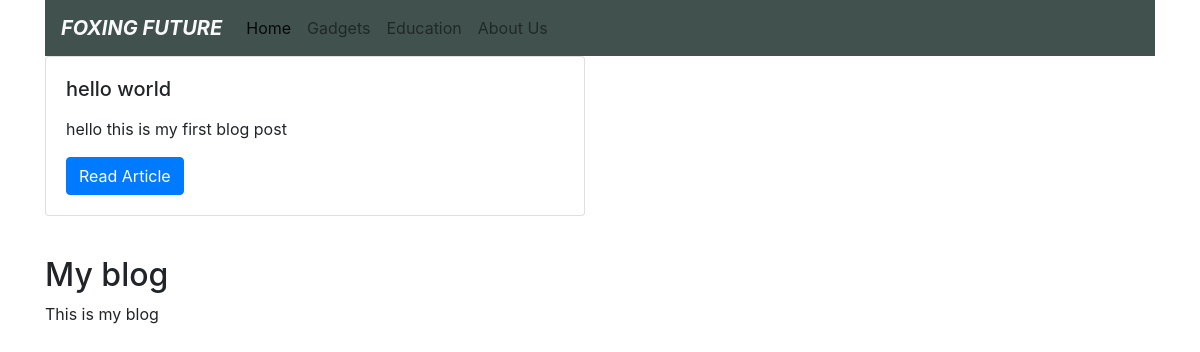
Page /blog/ on the earlier database version.
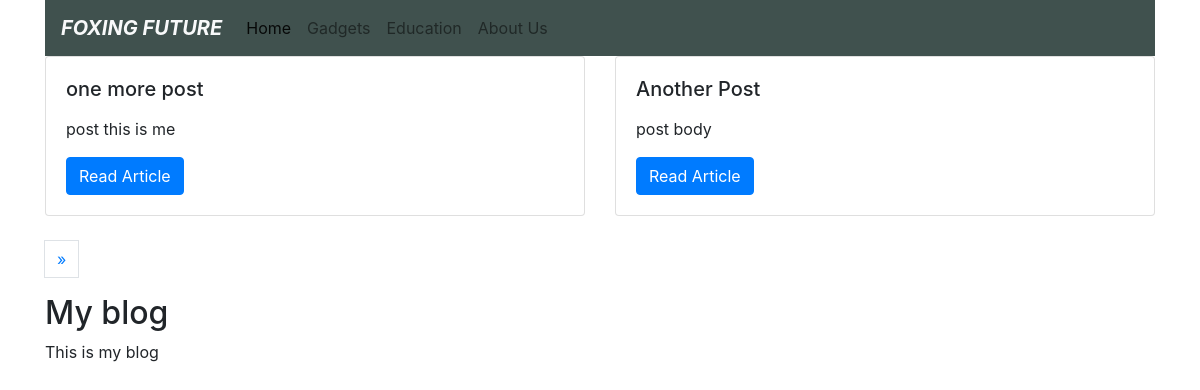
Same page on the later database version.
### blog/models.py (models this page shows, shortened)
class Post(models.Model):
    STATUS_CHOICES=(
        ('draft','Draft'),
        ('published','Published'),
    )
    SELECT_CATEGORY_POST=(('gadgets','Gadgets'),('machine learning','Machine Learning'),('events','Events'),('not','Not'))
    title=models.CharField(max_length=250)# it translates into varchar
    slug=models.SlugField(max_length=250,unique_for_date='publish')#this is used for building good looking urls, we have added the
    author=models.ForeignKey(User,on_delete=models.CASCADE
                                ,related_name='blog_posts')#many to one relationship. each post is written by a user and a user can write
    body=models.TextField()
    publish=models.DateTimeField(default=timezone.now)
    created=models.DateTimeField(auto_now_add=True)
    updated=models.DateTimeField(auto_now=True)
    status=models.CharField(max_length=10
                                ,choices=STATUS_CHOICES
                                ,default='draft')
    category=models.CharField(max_length=20,choices=SELECT_CATEGORY_POST,default='not')
    objects=models.Manager()#default manager
    published=PublishedManager()#custom manager
    def get_absolute_url(self):
        return reverse('blog:post_detail',args=[self.publish.year
                                                    ,self.publish.month
                                                    ,self.publish.day
                                                    ,self.slug])
    class Meta:
        ordering=('-publish',)

### blog/views.py (the view)
# urls.py: path('',views.PostListView.as_view(),name='post_list'),
class PostListView(ListView):
    queryset=Post.published.all()
    context_object_name='posts'
    paginate_by=2
    template_name='blog/post/list.html'

### blog/templates/blog/post/list.html
{% extends "blog/base.html" %}
{% block content %}
<div class="container">
<div class="row">
{% for post in posts %}
    <div class="col-sm-6">
      <div class="card">
        <div class="card-body">
          <h5 class="card-title" >{{post.title}} </h5>
          <p class="card-text">{{post.body |truncatewords:30|linebreaks }}</p>
          <a href="{{ post.get_absolute_url }}" class="btn btn-primary">Read Article</a>
        </div>
      </div>
    </div>
{%endfor%}
</div>
<br>
{% include "pagination.html" with page=page_obj %}
{%endblock%}

### blog/templates/blog/base.html (shortened to what this page needs)
{% load static %}
<!DOCTYPE html>
<html lang="en">
    <head>
        <link rel="stylesheet" href="https://stackpath.bootstrapcdn.com/bootstrap/4.4.1/css/bootstrap.min.css">
    </head>
    <body>
        <div class="container">
        <nav class="navbar  navbar-light navbar-expand-md" style="background-color: #40514e;">
            <a href="/blog/" class="navbar-brand text-uppercase font-italic text-light font-weight-bold">Foxing future</a>
            <div class="collapse navbar-collapse" id="navbarLinks">
              <ul class="navbar-nav">
                <li class="nav-item active">
                  <a href="#header" class="nav-link">Home</a>
                </li>
                <li class="nav-item">
                  <a href="#skills" class="nav-link">Gadgets</a>
                </li>
                <li class="nav-item">
                  <a href="#about" class="nav-link">Education</a>
                </li>
                <li class="nav-item">
                  <a href="#projects" class="nav-link">About Us</a>
                </li>
              </ul>
            </div>
          </nav>
        </div>
        {% block content %}
        {% endblock %}
        <div>
            <h2>My blog</h2>
            <p>This is my blog</p>
        </div>
    </body>
</html>

### blog/templates/pagination.html (shortened to what this page needs)
<nav aria-label="Page navigation example">
    <ul class="pagination">
      {% if page.has_next%}
        <a class="page-link" href="?page={{page.next_page_number}}" aria-label="Next">
          <span aria-hidden="true">&raquo;</span>
        </a>
      {% endif %}
    </ul>
  </nav>

Differences in the rows shown:
no longer on this page (row unchanged): Post: title "hello world", body "hello this is my first blog post"
added Post: title "one more post", body "post this is me"
added Post: title "Another Post", body "post body"
